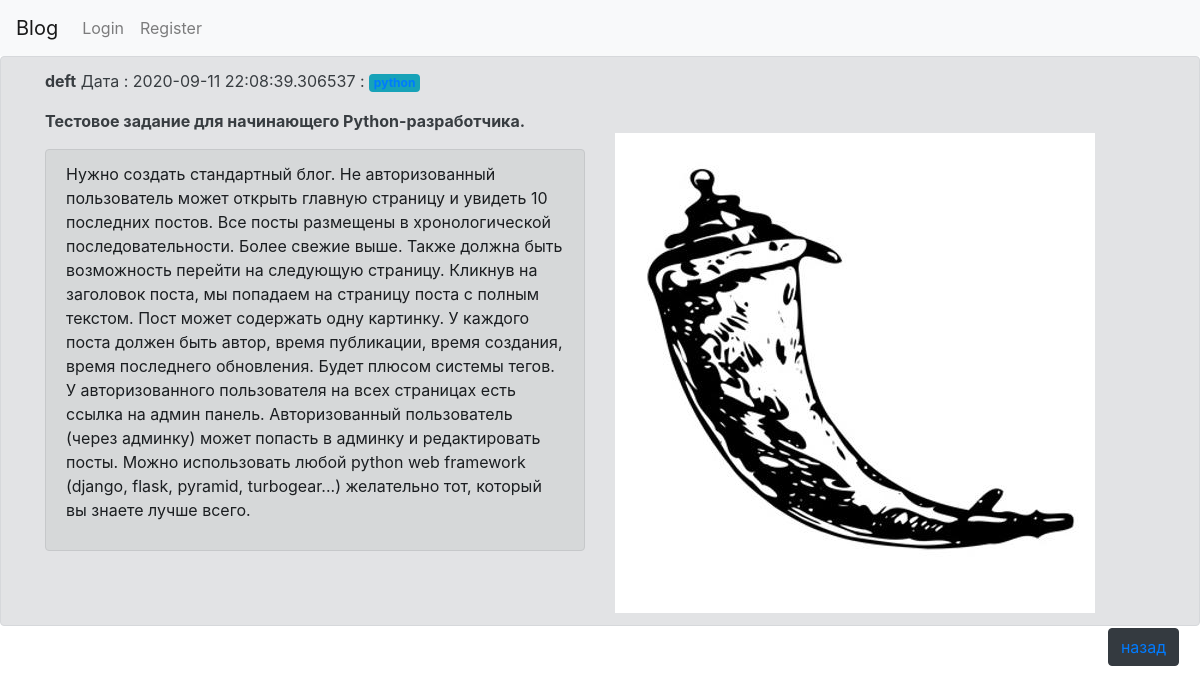
Screenshot of /show?id=14 with the database file from the repository.
### app.py (models this page shows, shortened)
class Article(db.Model):
    id=db.Column(db.Integer,primary_key=True)
    Authors=db.Column(db.String(50), nullable = False)
    Header=db.Column(db.String(300), nullable = False)
    content = db.Column(db.String(1500), nullable = False)
    img1=db.Column(db.String(248), nullable=True)
    creationData=db.Column(db.DateTime,default=datetime.now())
    tagi= db.relationship('Tag',backref='tags',lazy='dynamic')

class Tag(db.Model):
    id=db.Column(db.Integer,primary_key=True)
    name=db.Column(db.String(100))
    postId=db.Column(db.Integer,  db.ForeignKey('article.id'))

### app.py (the view)
@app.route('/show', methods=['GET'])
def show():
    artId = request.args.get('id')
    tags=Tag.query.filter_by(postId=artId).all()
    text = Article.query.filter_by(id=artId).first()
    return render_template('show.html',art=text,tags=tags)

### templates/show.html (shortened to what this page needs)
{% extends "base.html" %}
{% block content %}
<div class="alert alert-secondary">
<div class="container">
<div class="row">
  <div class="col-12">
       <b>{{ art.Authors}}</b>  Дата : {{art.creationData}} :
       <span class="badge badge-info">
       {%for i in tags%} {%if i.name%} <a href="/post_tag/{{i.name}}">{{i.name}}</a>{%endif%} {%else%} no tag {%endfor%}
     </span></p>
       <strong>{{art.Header}}</strong>
    </div>
</div>
</div>
<div class="container">
<div class="row">
     <div class="col-12 col-sm-12 col-md-6 col-lg-6 col-xl-6">
          <p><div class="alert alert-dark" role="alert">{{art.content}}</p> </div>
         </div> <div class="col-12 col-sm-12 col-md-6 col-lg-6 col-xl-6">
             <img src="/static/images/{{art.img1}}">
             </div>
            </div>
        </div>
             <button type="button" class="btn btn-dark float-right" style="margin-top: 15px;"  ><a href="\">назад</a></button>
    {% endblock %}

### rows the page displays
Article: Authors "deft", creationData "2020-09-11 22:08:39.306537", Header "Тестовое задание для начинающего Python-разработчика.", content "Нужно создать стандартный блог. Не авторизованный пользователь может открыть главную страницу и увидеть 10 последних постов. Все посты размещены в хронологической последовательности. Более свежие выше. Также должна быть возможность перейти на следующую страницу. Кликнув на заголовок поста, мы попадаем на страницу поста с полным текстом. Пост может содержать одну картинку. У каждого поста должен быть автор, время публикации, время создания, время последнего обновления. Будет плюсом системы тегов. У авторизованного пользователя на всех страницах есть ссылка на админ панель. Авторизованный пользователь (через админку) может попасть в админку и редактировать посты. Можно использовать любой…", img1 (picture)
Tag: name "python"
